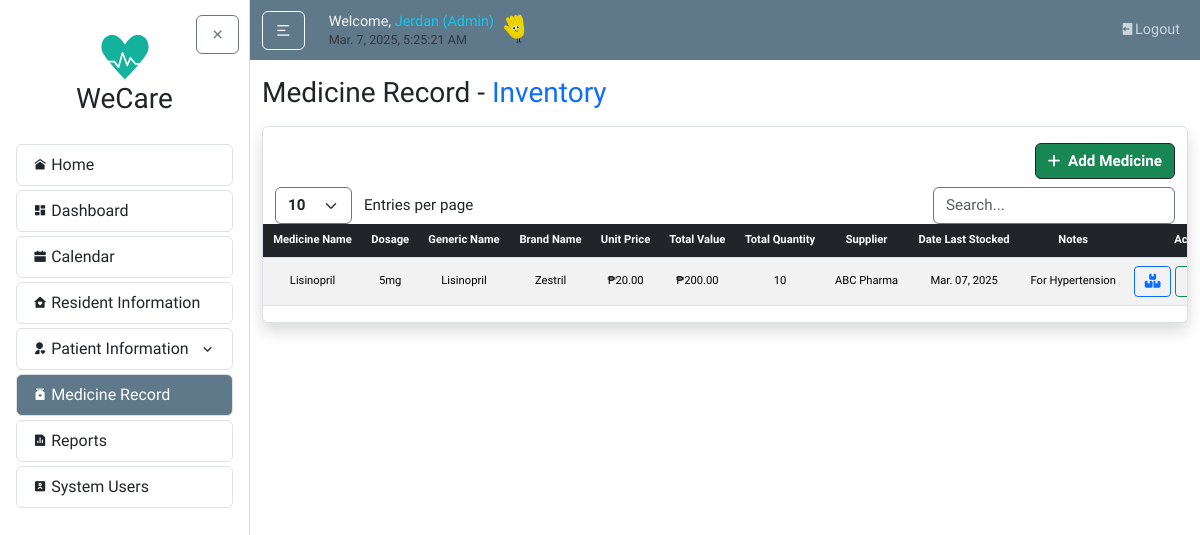
The app's page /medicines/ (signed in), older data.
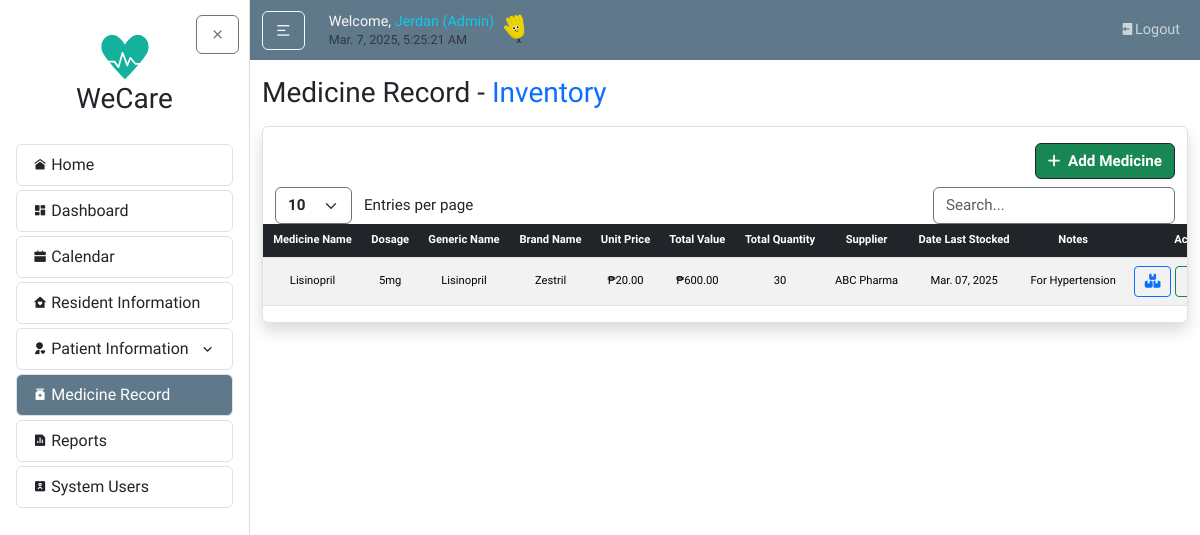
The same page, newer data.
### medicineMonitoring/models.py (models this page shows, shortened)
class Medicine(models.Model):
    medicine_name = models.CharField(max_length=255)
    generic_name = models.CharField(max_length=255, blank=True, null=True)
    brand_name = models.CharField(max_length=255, blank=True, null=True)
    dosage = models.CharField(max_length=100, blank=True, null=True)
    unit_price = models.DecimalField(max_digits=10, decimal_places=2, default=Decimal("0.00"))
    total_value = models.DecimalField(max_digits=10, decimal_places=2, default=Decimal("0.00"))
    total_quantity = models.PositiveIntegerField(default=0)
    supplier_name = models.CharField(max_length=255)
    date_last_stock = models.DateField(blank=True)
    notes = models.TextField(blank=True, null=True)

### medicineMonitoring/views.py (the view)
# urls.py: path('', views.medicine_list, name='medicine-list'),
@login_required
def medicine_list(request):
    medicines = Medicine.objects.all().order_by("medicine_name")
    return render(request, "medicineMonitoring/medicine_list.html", {"medicines": medicines})

### medicineMonitoring/templates/medicineMonitoring/medicine_list.html (shortened to what this page needs)
{% extends "home/layout.html" %}
{% load static %}
{% block body %}
  <h3 class="mb-3">Medicine Record - <span class="text-primary">Inventory</span></h3>
  <article class="content-section border rounded p-0 shadow">
    <div class="container">
      <div class="row mt-2">
        <div class="col-auto ms-auto">
          <a href="{% url 'medicine-add' %}" class="btn btn-success info border-dark fw-bold" style="font-size: calc(0.8rem + 0.2vw);">
            <i class="fa-solid fa-plus my-auto" style="font-size: calc(0.6rem + 0.4vw);"></i>
            <span class="ms-1">Add Medicine</span>
          </a>
        </div>
      </div>
      <div class="row mt-2">
        <div class="col-auto">
          <select id="customEntries" class="form-select d-inline w-auto border-secondary fw-bold" style="font-size: calc(0.8rem + 0.2vw); cursor: pointer; vertical-align: middle;">
            <option value="10">10</option>
          </select>
          <span class="d-inline ms-2" style="font-size: calc(0.8rem + 0.2vw); vertical-align: middle;">Entries per page</span>
        </div>
        <div class="col-auto ms-auto">
          <input type="text" id="searchBar" class="form-control d-inline w-auto border-secondary" placeholder="Search..." style="font-size: calc(0.8rem + 0.2vw); vertical-align: middle;">
        </div>
      </div>
    </div>
    <div class="table-responsive">
      <table id="dataTable" class="table table-striped projectTables">
        <thead class="table-dark">
          <tr>
            <th>Medicine Name</th>
            <th>Dosage</th>
            <th>Generic Name</th>
            <th>Brand Name</th>
            <th>Unit Price</th>
            <th>Total Value</th>
            <th>Total Quantity</th>
            <th>Supplier</th>
            <th>Date Last Stocked</th>
            <th>Notes</th>
            <th>Action</th>
          </tr>
        </thead>
        <tbody>
          {% for med in medicines %}
          <tr>
            <td class="align-middle">{{ med.medicine_name }}</td>
            <td class="align-middle">{{ med.dosage }}</td>
            <td class="align-middle">{{ med.generic_name }}</td>
            <td class="align-middle">{{ med.brand_name }}</td>
            <td class="align-middle">₱{{ med.unit_price|floatformat:2 }}</td>
            <td class="align-middle">₱{{ med.total_value|floatformat:2 }}</td>
            <td class="align-middle">{{ med.total_quantity }}</td>
            <td class="align-middle">{{ med.supplier_name }}</td>
            <td class="align-middle">{{ med.date_last_stock|date:"M. d, Y" }}</td>
            <td class="align-middle">{{ med.notes }}</td>
            <td class="align-middle">
              <div class="d-flex">
                <a href="{% url 'medicine-detail' med.pk %}" class="btn btn-sm btn-outline-primary fw-bold flex-fill me-1" title="Inventory">
                  <i class="fa-solid fa-boxes-stacked"></i>
                </a>
                <a href="{% url 'medicine-update' med.pk %}" class="btn btn-sm btn-outline-success fw-bold flex-fill me-1" title="Edit">
                </a>
              </div>
            </td>
          </tr>
          {% endfor %}
        </tbody>
      </table>
    </div>
  </article>
{% endblock body %}

Row changes from the older to the newer data that the page shows:
changed Medicine "Lisinopril": total_value "200.00" → "600.00"; total_quantity "10" → "30"
